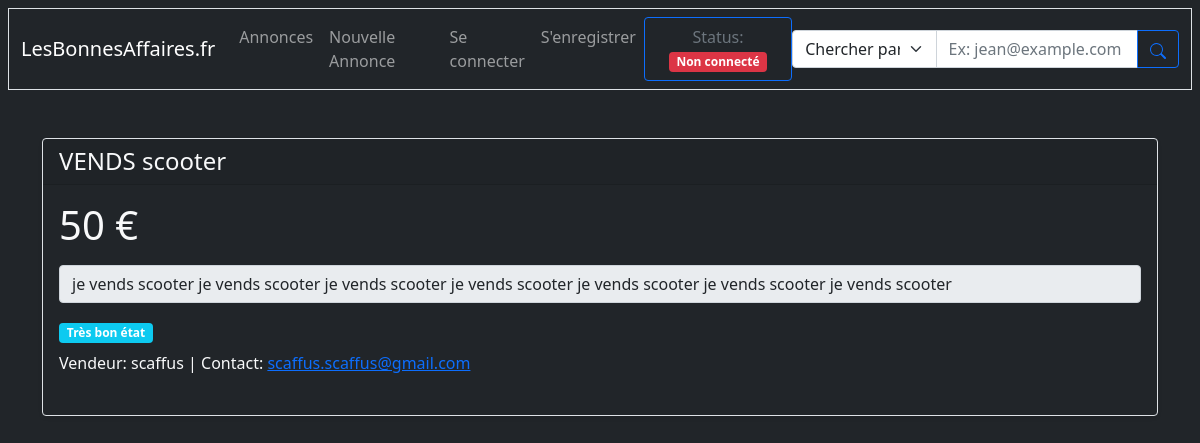
Page /annonce/1 on the committed database.
### app.py (models this page shows, shortened)
class Post(db.Model):
    id              = db.Column(db.Integer, primary_key = True)
    title           = db.Column(db.Text, nullable = False)
    description     = db.Column(db.Text, nullable = False)
    mail            = db.Column(db.Text, nullable = False)
    price           = db.Column(db.Text, nullable = False)
    username        = db.Column(db.Text, nullable = False)
    asset_condition = db.Column(db.Text, nullable = False)
    date            = db.Column(db.DateTime, nullable = False, default = datetime.utcnow)

### app.py (the view)
@app.route('/annonce/<int:id>')
def annonce(id):
    annonce = Post.query.filter_by(id=id).first()
    return render_template('index.html', requestAnnonce=annonce, user=current_user)

### templates/index.html (shortened to what this page needs)
{% extends 'base.html' %}
{% block body %}
{% if requestAnnonce %}
<div class="container mt-5">
  <div class="card mb-4 shadow-sm border border-1 bg-dark text-light">
    <div class="card-header">
      <h4 class="my-0 fw-normal">{{ requestAnnonce.title }}</h4>
    </div>
    <div class="card-body">
      <h1 class="card-title pricing-card-title">{{ requestAnnonce.price }} €<small class="text-muted"></small></h1>
      <ul class="list-unstyled mt-3 mb-4">
        <span class="input-group-text">{{ requestAnnonce.description }}</span>
        <div class="mt-3 mb-2">
          {% if requestAnnonce.asset_condition == '5' %}
          <span class="badge bg-primary">Neuf</span>
          {% elif requestAnnonce.asset_condition == '4' %}
          <span class="badge bg-info">Très bon état</span>
          {% elif requestAnnonce.asset_condition == '3' %}
          <span class="badge bg-success">Bon état</span>
          {% elif requestAnnonce.asset_condition == '2' %}
          <span class="badge bg-warning">Assez bon état</span>
          {% elif requestAnnonce.asset_condition == '1' %}
          <span class="badge bg-danger">Etat médiocre</span>
          {% endif %}
        </div>
        <p>Vendeur: {{ requestAnnonce.username }} | Contact: <a href="mailto:{{ requestAnnonce.mail }}">{{
            requestAnnonce.mail }}</a></p>
      </ul>
    </div>
  </div>
</div>
{% endif %}
{% endblock %}

### rows in the picture
Post: title "VENDS scooter", price "50", description "je vends scooter je vends scooter je vends scooter je vends scooter je vends scooter je vends scooter je vends scooter", username "scaffus", mail "scaffus.scaffus@gmail.com"
